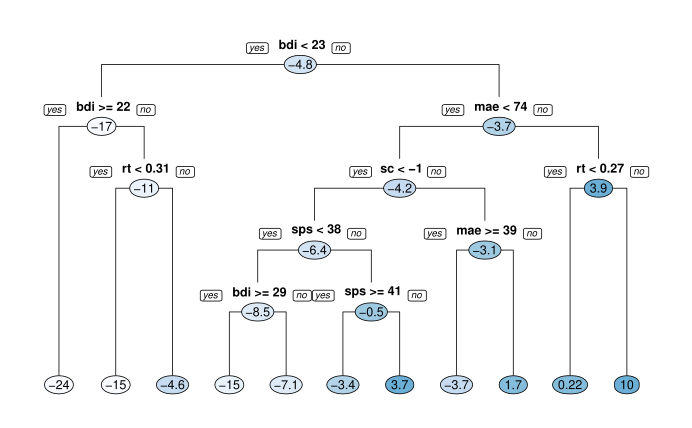

This chart was generated by the following R code:
library(dplyr)

mydata <- merge(ern_soc, survey, "id")
mydata$flanker <- as.factor(mydata$flanker)
mydata$condition <- as.factor(mydata$condition)
mydata$SD01 <- as.factor(mydata$SD01)
mydata$SD07 <- as.factor(mydata$SD07)
mydata$SD09_01 <- as.factor(mydata$SD09_01)



mydata<- filter(mydata, grepl(halp, pattern = "Incorrect incongr.") & condition != "0")
mydata <- mydata %>% select("mean_amp_FCz", everything())
mydata$id <- as.factor(mydata$id)
mydata$SD09_01 <-  as.factor(mydata$SD09_01)
mydata$SD22 <- as.factor(mydata$SD22)


library(rpart)
library(caret)
library(rpart.plot)
library(Metrics)
mydata$mean_amp_Cz <- NULL
mydata$id <-  NULL
mydata$SD08_01 <-  NULL
mydata$SD09_01 <- NULL
mydata$age <- NULL

# Regression Trees
set.seed(100000)
assignment <- sample(1:3, size = nrow(mydata), prob = c(0.7,0.15,0.15), replace = F)

ern_train <- mydata[assignment == 1, ]   y
ern_valid <- mydata[assignment == 2, ]  
ern_test <-  mydata[assignment ==  3, ]   

ern_model <- rpart(formula = mean_amp_FCz ~ ., 
                     data = ern_train, 
                     method = "anova")

rpart.plot(x = ern_model, yesno = 1, type = 1, extra = 1)
plotcp(ern_model)

pred <- predict(object = ern_model,   # model object 
                newdata = ern_test)

rmse(ern_test$mean_amp_FCz,
     pred)
